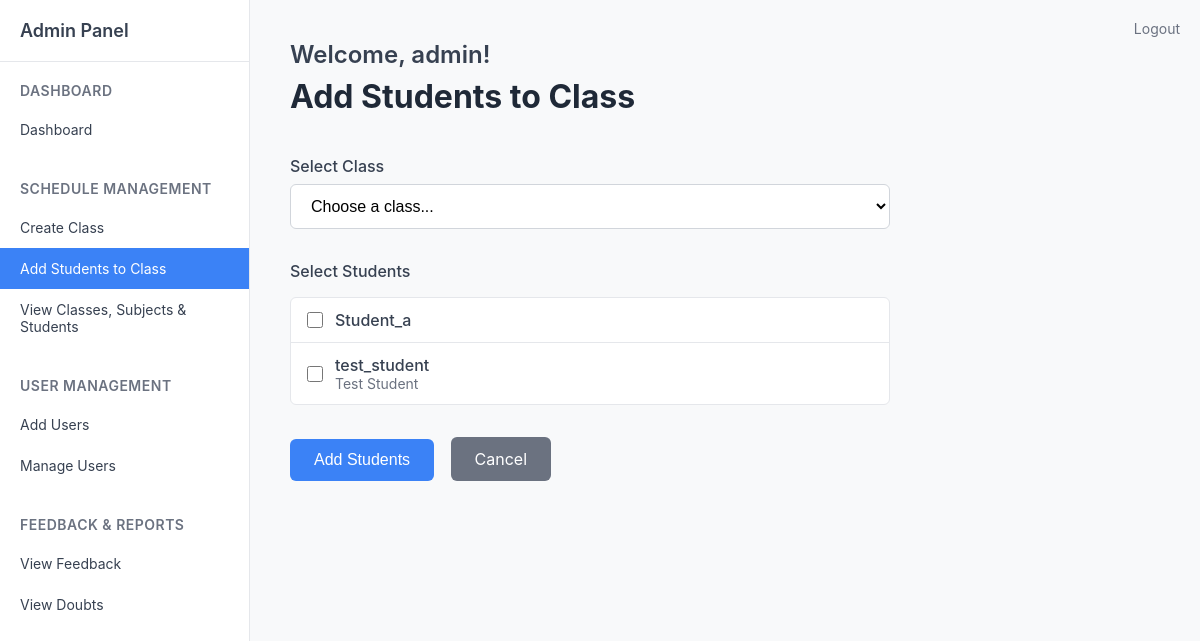
The app's page /admin/add_students (signed in), older data.
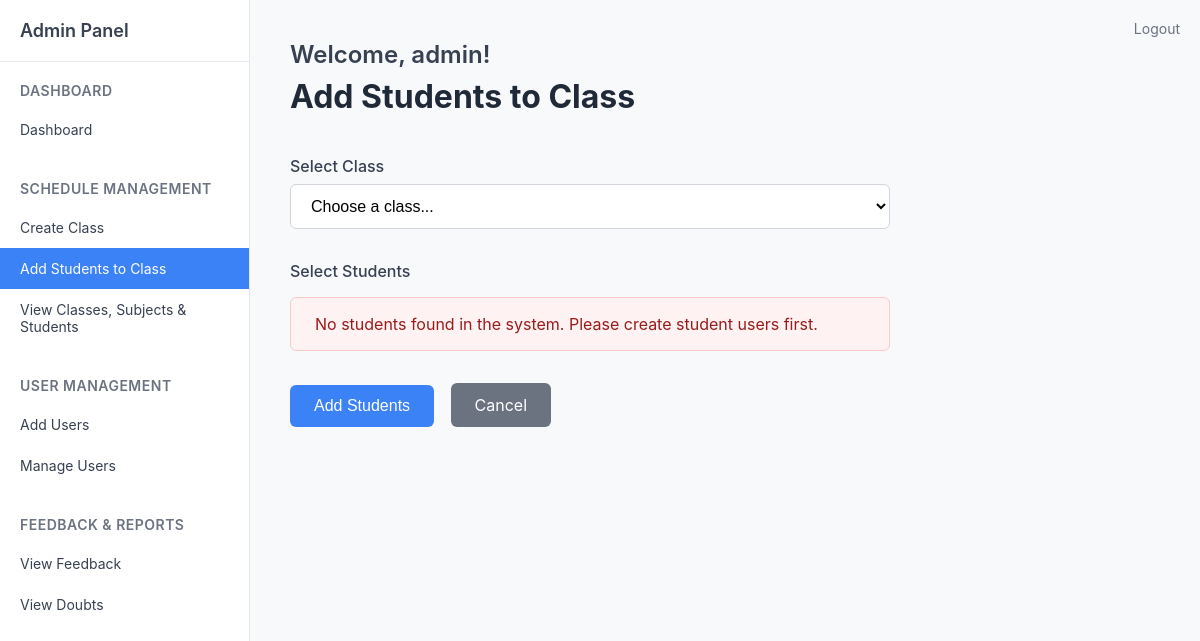
The same page, newer data.
### tables this page shows
CREATE TABLE users (
            id INTEGER PRIMARY KEY AUTOINCREMENT,
            username TEXT UNIQUE NOT NULL,
            password TEXT NOT NULL,
            role TEXT NOT NULL DEFAULT 'student',
            email TEXT,
            name TEXT,
            phone TEXT,
            address TEXT,
            created_by INTEGER,
            created_on DATETIME DEFAULT CURRENT_TIMESTAMP,
            updated_by INTEGER,
            updated_on DATETIME,
            FOREIGN KEY (created_by) REFERENCES users(id)
        );

### routes/admin.py (the view)
@admin_bp.route('/add_students')
def add_students():
    if 'role' not in session or session['role'] != 'admin':
        return redirect(url_for('auth.login'))
    conn = get_db()
    cur = conn.cursor()
    cur.execute('SELECT id, name, type FROM classes WHERE status = "active" ORDER BY name')
    classes = cur.fetchall()
    cur.execute('''
        SELECT u.id, u.username, u.name
        FROM users u
        WHERE u.role = 'student'
        ORDER BY u.username
    ''')
    students = cur.fetchall()
    conn.close()
    return render_template('admin/add_students.html', classes=classes, students=students)

### routes/admin.py (called while the page is built)
def get_db():
    return sqlite3.connect('users.db')

### templates/admin/add_students.html (shortened to what this page needs)
{% extends 'admin/sidebar.html' %}
{% block content %}
<div class="welcome-text">Welcome, admin!</div>
<div class="page-title">Add Students to Class</div>
<form method="POST" action="{{ url_for('admin.assign_students') }}" style="max-width: 600px;">
    <div style="margin-bottom: 32px;">
        <label style="display: block; font-size: 16px; font-weight: 500; color: #374151; margin-bottom: 8px;">Select Class</label>
        <select name="class_id" id="class_id" required style="width: 100%; padding: 12px 16px; font-size: 16px; border: 1px solid #d1d5db; border-radius: 6px; background-color: #ffffff;">
            <option value="">Choose a class...</option>
        </select>
    </div>
    <div style="margin-bottom: 32px;">
        <label style="display: block; font-size: 16px; font-weight: 500; color: #374151; margin-bottom: 16px;">Select Students</label>
        {% if students %}
        <div style="background-color: #ffffff; border: 1px solid #e5e7eb; border-radius: 6px; padding: 0;">
            {% for student in students %}
            <label style="display: flex; align-items: center; padding: 12px 16px; border-bottom: 1px solid #e5e7eb; cursor: pointer; margin: 0;" for="student_{{ student[0] }}">
                <input type="checkbox" name="student_ids" value="{{ student[0] }}" id="student_{{ student[0] }}" style="margin-right: 12px; width: 16px; height: 16px;">
                <div style="display: flex; flex-direction: column;">
                    <span style="font-size: 16px; color: #374151; font-weight: 500;">{{ student[1] }}</span>
                    {% if student[2] %}
                    <span style="font-size: 14px; color: #6b7280;">{{ student[2] }}</span>
                    {% endif %}
                </div>
            </label>
            {% endfor %}
        </div>
        {% else %}
        <div style="background-color: #fef2f2; border: 1px solid #fecaca; border-radius: 6px; padding: 16px; color: #991b1b;">
            No students found in the system. Please create student users first.
        </div>
        {% endif %}
    </div>
    <div>
        <button type="submit" style="background-color: #3b82f6; color: white; border: none; padding: 12px 24px; font-size: 16px; border-radius: 6px; cursor: pointer;">
            Add Students
        </button>
        <a href="{{ url_for('admin.dashboard') }}" style="background-color: #6b7280; color: white; border: none; padding: 12px 24px; font-size: 16px; border-radius: 6px; text-decoration: none; display: inline-block; margin-left: 12px;">
            Cancel
        </a>
    </div>
</form>
{% endblock %}

Row changes from the older to the newer data that the page shows:
removed users: username "Student_a"
removed users: username "test_student", name "Test Student"
Text that changed along with them:
text now shown: "No students found in the system. Please create student users first."
